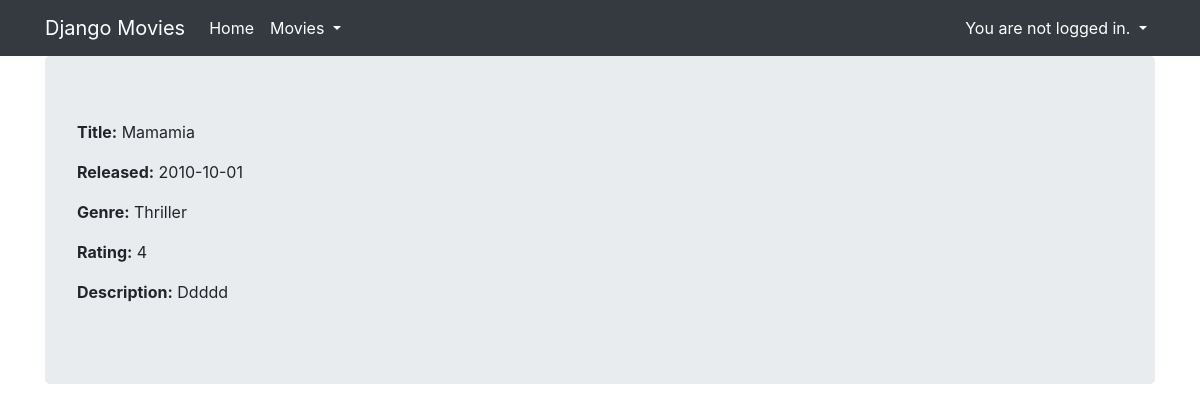
The app's page /core/movie/detail/4 with its own data.
### core/models.py (models this page shows, shortened)
class Movie(models.Model):
    title=models.CharField(max_length=100)
    rating = models.IntegerField(null=True, validators=[MaxValueValidator(10),MinValueValidator(1)]
    )
    released = models.DateField(null=True)
    description = models.TextField(null=True,blank=True)
    created = models.DateTimeField(auto_now_add=True,null=True)
    genre=models.ForeignKey(Genre,null=True,on_delete=models.SET_NULL)
    director=models.ForeignKey(Director,null=True,on_delete=models.SET_NULL)
    countries=models.ManyToManyField(Country,related_name='movie')
    class Meta:
        unique_together=("title","released","director")

class Genre(models.Model):
    name=models.CharField(max_length=20,unique=True)
    age_limit=models.IntegerField(blank=True, null=True,choices=age_chs)
    def __str__(self):
        return self.name

### core/views.py (the view)
# urls.py: path('movie/detail/<pk>',MovieDetailView.as_view(),name='movie_detail'),
class MovieDetailView(DetailView):
    template_name = 'movie_detail.html'
    model=Movie

### core/templatetags/movie_extras.py (called while the page is built)
@register.filter
def attr_as_p(obj, attrname):
    label=escape(attrname.capitalize())
    value=escape(getattr(obj, attrname))
    return SafeString(f'<p><strong>{label}:</strong> {value}</p>')

### core/templates/movie_detail.html
{% extends "base.html" %}
{% load movie_extras %}
{% block content %}
  {{ movie|attr_as_p:'title'}}
  {{ movie|attr_as_p:'released'}}
  {{ movie|attr_as_p:'genre'}}
  {{ movie|attr_as_p:'rating'}}
  {{ movie|attr_as_p:'description'}}
{% endblock %}

### records on screen
Movie: title "Title: Mamamia", released "Released: 2010-10-01", genre.name "Genre: Thriller", rating "Rating: 4", description "Description: Ddddd"
